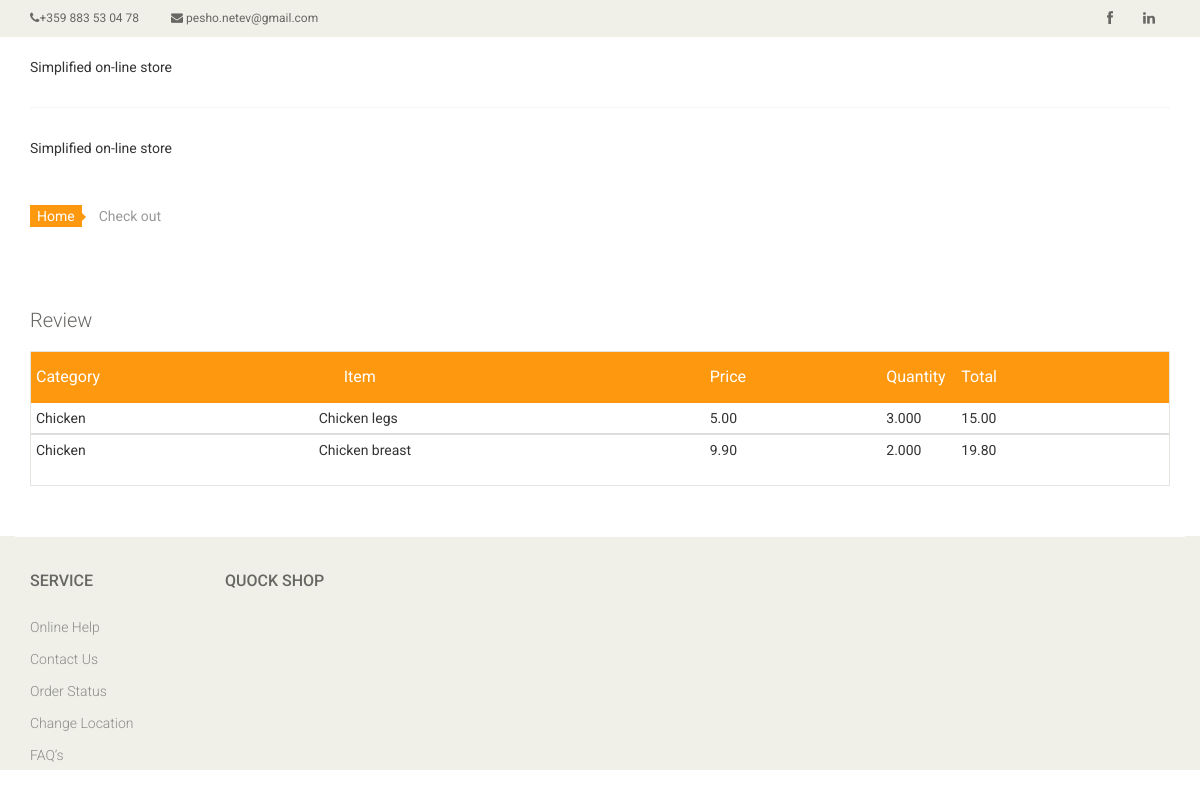
Screenshot of /store/checkout/order_0/ with the database file from the repository.
### store/models.py (models this page shows, shortened)
class Order(models.Model):
    category = models.CharField(default="", max_length=50)
    product = models.CharField(default="", max_length=50)
    quantity = models.DecimalField(default=0.0, decimal_places=3, max_digits=6)
    single_price = models.DecimalField(default=0.0, decimal_places=2, max_digits=10)
    order_price = models.DecimalField(default=0.0, decimal_places=2, max_digits=10)
    created_at = models.DateTimeField(auto_now_add=True)
    order_uv = models.SlugField(max_length=100, default="")

### store/views.py (the view)
# urls.py: path('checkout/<slug:order_uv>/', views.checkout, name='checkout'),
def checkout(request, order_uv):
    template = 'store/checkout.html'
    last_order = Order.objects.filter(order_uv=order_uv)
    context = {'last_order': last_order}
    return render(request, template, context)

### store/templates/store/checkout.html (shortened to what this page needs)
{% load static %}
<!DOCTYPE html>
<html lang="en">
<head>
    <link href="{% static 'store/css/bootstrap.min.css' %}" rel="stylesheet">
    <link href="{% static 'store/css/font-awesome.min.css' %}" rel="stylesheet">
    <link href="{% static 'store/css/prettyPhoto.css' %}" rel="stylesheet">
    <link href="{% static 'store/css/price-range.css' %}" rel="stylesheet">
    <link href="{% static 'store/css/animate.css' %}" rel="stylesheet">
	<link href="{% static 'store/css/main.css' %}" rel="stylesheet">
	<link href="{% static 'store/css/responsive.css' %}" rel="stylesheet">
</head>
<body>
	<header id="header">
		<div class="header_top">
			<div class="container">
				<div class="row">
					<div class="col-sm-6">
						<div class="contactinfo">
							<ul class="nav nav-pills">
								<li><a href="#"><i class="fa fa-phone"></i>+359 883 53 04 78</a></li>
								<li><a href="#"><i class="fa fa-envelope"></i> pesho.netev@gmail.com</a></li>
							</ul>
						</div>
					</div>
					<div class="col-sm-6">
						<div class="social-icons pull-right">
							<ul class="nav navbar-nav">
								<li><a href=""><i class="fa fa-facebook"></i></a></li>
								<li><a href=""><i class="fa fa-linkedin"></i></a></li>
							</ul>
						</div>
					</div>
				</div>
			</div>
		</div>
		<div class="header-middle">
			<div class="container">
				<div class="row">
					<div class="col-sm-4">
						<p>Simplified on-line store</p>
					</div>
				</div>
			</div>
		</div>
		<div class="header-bottom">
			<div class="container">
				<div class="row">
					<div class="col-sm-9">
						<div class="mainmenu pull-left">
							<p>Simplified on-line store</p>
						</div>
					</div>
				</div>
			</div>
		</div>
	</header>
	<section id="cart_items">
		<div class="container">
			<div class="breadcrumbs">
				<ol class="breadcrumb">
				  <li><a href="{% url 'store:index' %}">Home</a></li>
				  <li class="active">Check out</li>
				</ol>
			</div>
			<div class="review-payment">
				<h2>Review</h2>
			</div>
			<div class="table-responsive cart_info">
				<table class="table table-condensed">
					<thead>
						<tr class="cart_menu">
							<td>Category</td>
							<td class="image">Item</td>
							<td class="price">Price</td>
							<td class="quantity">Quantity</td>
							<td class="total">Total</td>
							<td></td>
						</tr>
					</thead>
					{% for order in last_order %}
						<tbody>
							<tr>
								<td>{{ order.category }}</td>
								<td>{{ order.product }}</td>
								<td>{{ order.single_price }}</td>
								<td>{{ order.quantity }}</td>
								<td>{{ order.order_price }}</td>
							</tr>
						</tbody>
					{% endfor %}
				</table>
			</div>
		</div>
	</section>
	<footer id="footer">
		<div class="footer-widget">
			<div class="container">
				<div class="row">
					<div class="col-sm-2">
						<div class="single-widget">
							<h2>Service</h2>
							<ul class="nav nav-pills nav-stacked">
								<li><a href="">Online Help</a></li>
								<li><a href="">Contact Us</a></li>
								<li><a href="">Order Status</a></li>
								<li><a href="">Change Location</a></li>
								<li><a href="">FAQ’s</a></li>
							</ul>
						</div>
					</div>
					<div class="col-sm-2">
						<div class="single-widget">
							<h2>Quock Shop</h2>
						</div>
					</div>
				</div>
			</div>
		</div>
	</footer>
</body>
</html>

### store/static/store/css/main.css (style rules this page uses)
body { font-family: 'Roboto', sans-serif; position: relative; font-weight: 400; }
ul li { list-style: none; }
a { -webkit-transition: 300ms; -moz-transition: 300ms; -o-transition: 300ms; transition: 300ms; }
h1, h2, h3, h4, h5, h6 { font-family: 'Roboto', sans-serif; }
.header_top { background: none repeat scroll 0 0 #F0F0E9; }
.contactinfo ul li:first-child { margin-left: -15px; }
.contactinfo ul li a { font-size: 12px; color: #696763; font-family: 'Roboto', sans-serif; }
.social-icons ul li a { border: 0 none; border-radius: 0; color: #696763; padding:0px; }
.social-icons ul li { display:inline-block; }
.social-icons ul li a i { padding: 11px 15px; transition: all 0.9s ease 0s; -moz-transition: all 0.9s ease 0s; -webkit-transition: all 0.9s ease 0s; -o-transition: all 0.9s ease 0s; }
.header-middle .container .row { border-bottom: 1px solid #f5f5f5; margin-left: 0; margin-right: 0; padding-bottom: 20px; padding-top: 20px; }
.header-middle .container .row .col-sm-4 { padding-left: 0; }
.header-bottom { padding-bottom: 30px; padding-top: 30px; }
#footer { background: #F0F0E9; }
.footer-widget { margin-bottom: 68px; }
.footer-widget .container { border-top: 1px solid #FFFFFF; padding-top: 15px; }
.single-widget h2 { color: #666663; font-family: 'Roboto', sans-serif; font-size: 16px; font-weight: 500; margin-bottom: 22px; text-transform: uppercase; }
.single-widget ul li a { color: #8C8C88; font-family: 'Roboto', sans-serif; font-size: 14px; font-weight: 300; padding: 5px 0; }
.breadcrumbs { position: relative; }
.breadcrumbs .breadcrumb { background:transparent; margin-bottom: 75px; padding-left: 0; }
.breadcrumbs .breadcrumb li a { background:#FE980F; color: #FFFFFF; padding: 3px 7px; }
.breadcrumbs .breadcrumb li a:after { content:""; height:auto; width: auto; border-width: 8px; border-style: solid; border-color:transparent transparent transparent #FE980F; position: absolute; top: 11px; left:48px; }
.breadcrumbs .breadcrumb > li + li:before { content: " "; }
#cart_items .cart_info { border: 1px solid #E6E4DF; margin-bottom: 50px }
#cart_items .cart_info .cart_menu { background: #FE980F; color: #fff; font-size: 16px; font-family: 'Roboto', sans-serif; font-weight: normal; }
#cart_items .cart_info .table.table-condensed thead tr { height: 51px; }
#cart_items .cart_info .table.table-condensed tr { border-bottom: 1px solid#F7F7F0 }
#cart_items .cart_info .table.table-condensed tr:last-child { border-bottom: 0 }
.cart_info table tr td { border-top: 0 none; vertical-align: inherit; }
#cart_items .cart_info .image { padding-left: 30px; }
.review-payment h2 { color: #696763; font-size: 20px; font-weight: 300; margin-top: 45px; margin-bottom: 20px }
.quantity { width: 75px!important; margin: 5px auto; }

### rows the page displays
Order: category "Chicken", product "Chicken legs", single_price "5.00", quantity "3.000", order_price "15.00"
Order: category "Chicken", product "Chicken breast", single_price "9.90", quantity "2.000", order_price "19.80"
